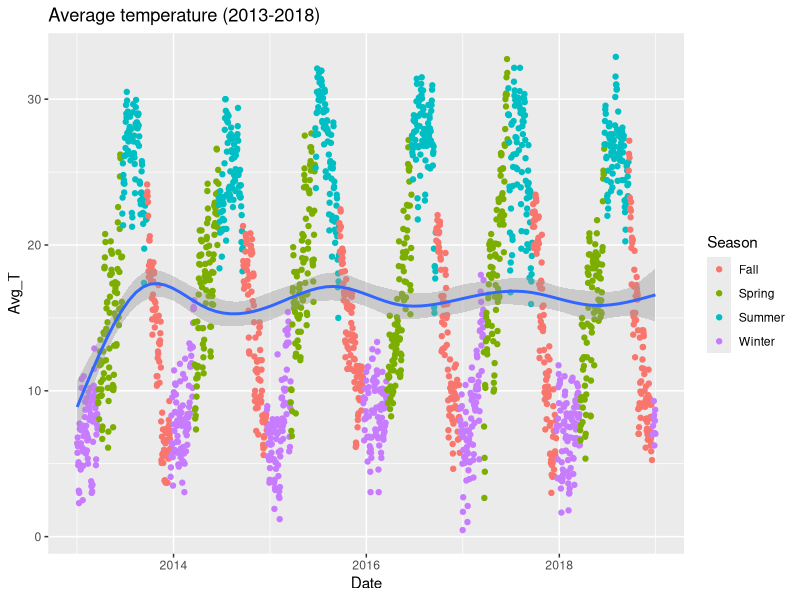
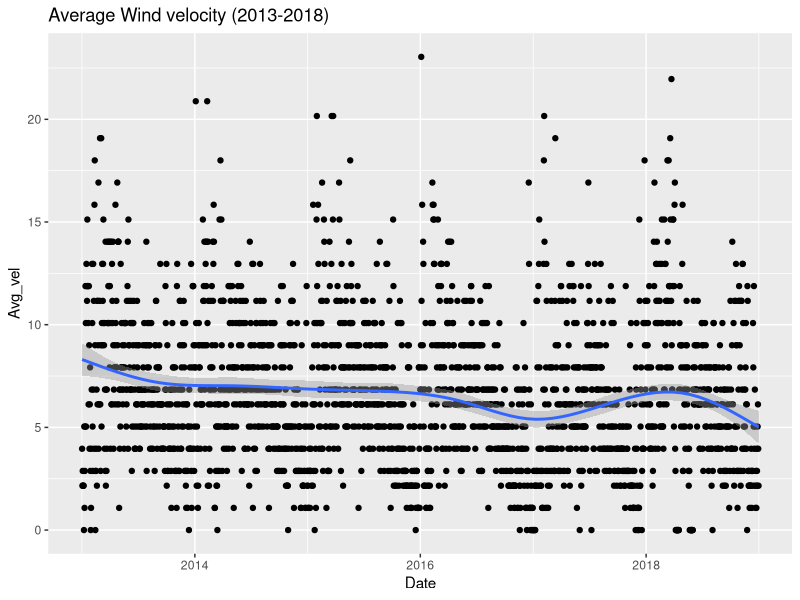

Here is the R script that generated these plots, in order:
#Temperatures and wind in 2013-2018

rm(list=ls())

library(tidyverse)
library(chron)

#load data
library("readxl")
weather <- read_excel("Data/Weather_2013-2018.xlsx")

#Rename Columns
x<-c("Date","T_max","T_min","Streak_max","Streak_hr","Avg_vel")
colnames(weather) <- x


#make characters numbers
weather$T_max <- parse_number(weather$T_max)
weather$T_min <- parse_number(weather$T_min)
weather$Streak_max <- parse_number(weather$Streak_max)
weather$Streak_hr <- NULL
weather$Avg_vel <- parse_number(weather$Avg_vel)

#Calculate average temperature
weather$Avg_T <- (weather$T_max+weather$T_min)/2
weather <- weather[c(1,2,3,6,4,5)]


#Week day or weekend day
weather$day <- weekdays.Date(weather$Date, abbr = TRUE)
weather$Daytype <- ifelse(weather$day=="za" | weather$day=="zo",weather$Daytype<- "Weekend","Weekday")


#Season
getSeason <- function(DATES) {
  WS <- as.Date("2012-12-21", format = "%Y-%m-%d") # Winter 
  SE <- as.Date("2012-3-21",  format = "%Y-%m-%d") # Spring 
  SS <- as.Date("2012-6-21",  format = "%Y-%m-%d") # Summer 
  FE <- as.Date("2012-9-21",  format = "%Y-%m-%d") # Fall 

  d <- as.Date(strftime(DATES, format="2012-%m-%d"))

ifelse (d >= WS | d < SE, "Winter",
        ifelse (d >= SE & d < SS, "Spring",
                ifelse (d >= SS & d < FE, "Summer", "Fall")))
}
weather$Season <- getSeason(weather$Date)


#PLOTS
#plot of average Temperature (2013-2018)
ggplot(data = weather) +
  geom_point(mapping = aes(x = Date, y = Avg_T, color=Season)) +
  geom_smooth(mapping = aes(x = Date, y = Avg_T))+
  ggtitle("Average temperature (2013-2018)")


#plot of average Wind velocity (2013-2018)
ggplot(data = weather) +
  geom_point(mapping = aes(x = Date, y = Avg_vel)) +
  geom_smooth(mapping = aes(x = Date, y = Avg_vel))+
  ggtitle("Average Wind velocity (2013-2018)")
